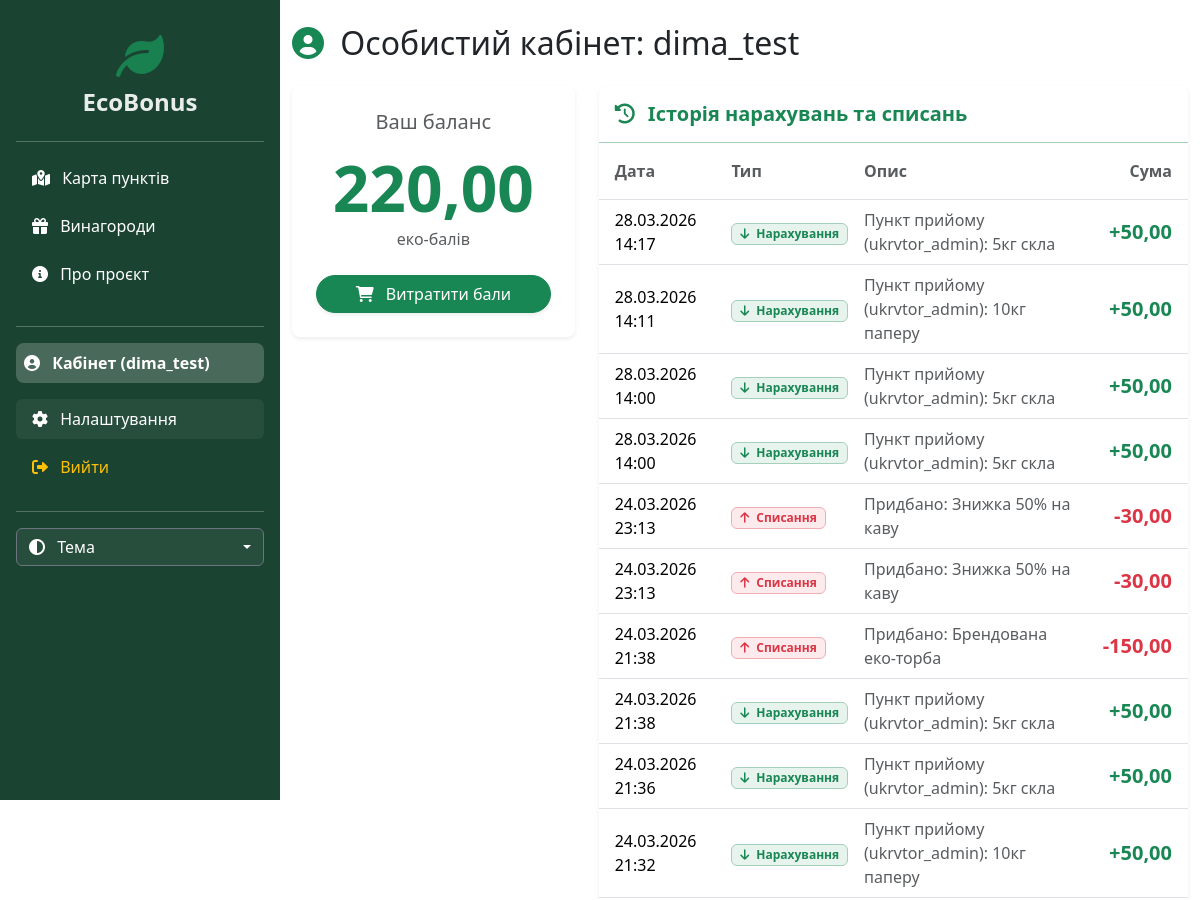
Before: /profile/ (signed in, upper part) with the older database file.
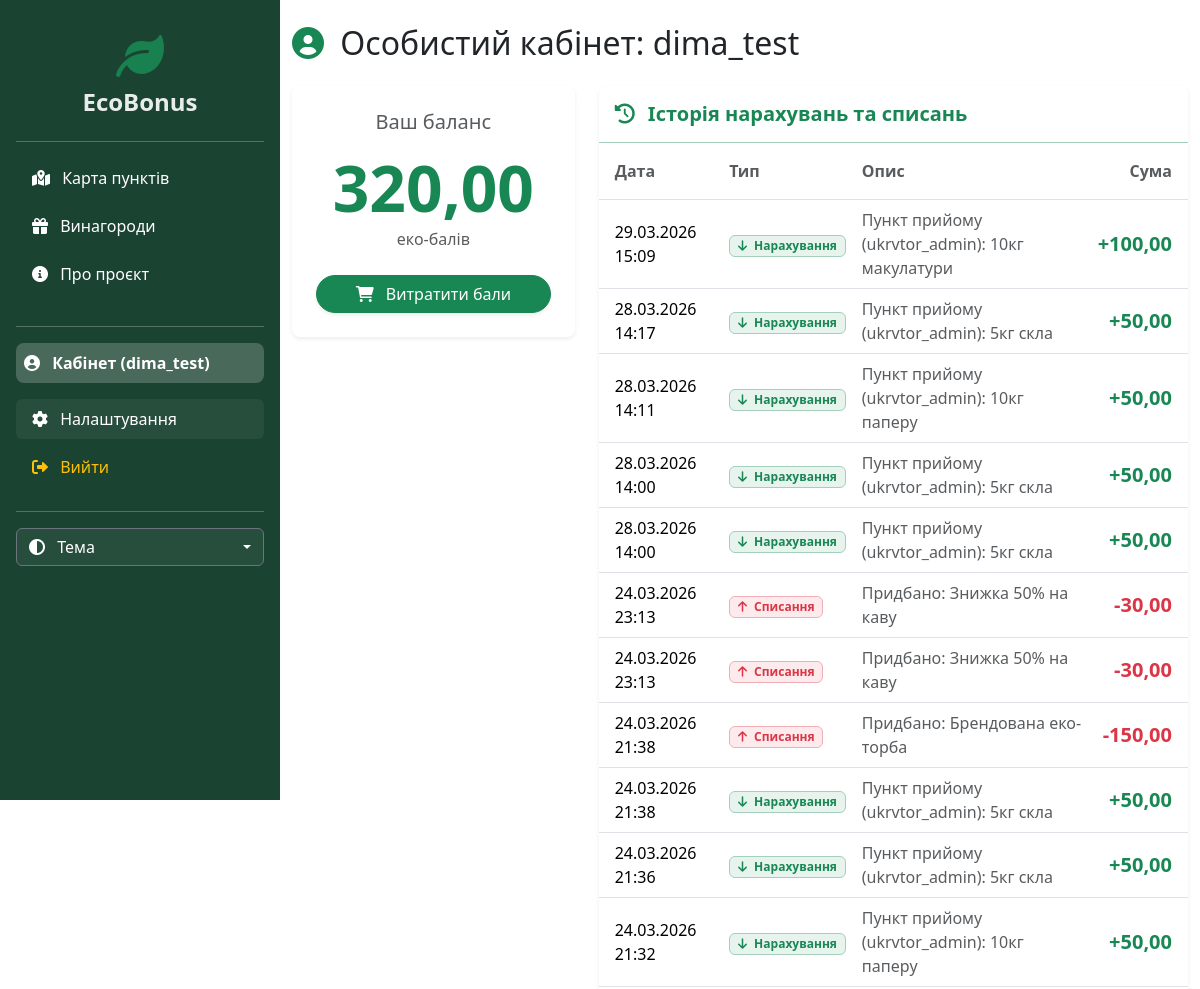
After: the same page with the newer database file.
### main/models.py (models this page shows, shortened)
class UserProfile(models.Model):
    user = models.OneToOneField(User, on_delete=models.CASCADE)
    balance = models.DecimalField('Баланс еко-балів', max_digits=10, decimal_places=2, default=0.00)
    is_partner = models.BooleanField(default=False, verbose_name="Це акаунт пункту прийому (Партнер)?")
    is_store = models.BooleanField(default=False, verbose_name='Магазин-партнер')
    phone_number = models.CharField('Номер телефону', max_length=20, blank=True, null=True)
    birth_date = models.DateField('Дата народження', blank=True, null=True)

class Transaction(models.Model):
    TYPES = (
        ('EARN', 'Нарахування'),
        ('SPEND', 'Списання'),
    )
    transaction_id = models.UUIDField(default=uuid.uuid4, editable=False, unique=True)
    user = models.ForeignKey(UserProfile, on_delete=models.CASCADE)
    amount = models.DecimalField('Кількість балів', max_digits=8, decimal_places=2)
    transaction_type = models.CharField('Тип', max_length=10, choices=TYPES)
    description = models.CharField('Опис (за що)', max_length=255)
    created_at = models.DateTimeField('Дата', auto_now_add=True)
    partner = models.ForeignKey(User, on_delete=models.SET_NULL, null=True, blank=True, related_name='issued_transactions', verbose_name='Хто видав (Пункт прийому)')

### main/views.py (the view)
# urls.py: path('profile/', views.profile, name='profile'),
@login_required
def profile(request):
    user_profile = get_object_or_404(UserProfile, user=request.user)
    if user_profile.is_partner:
        transactions = Transaction.objects.filter(partner=request.user).order_by('-created_at')
    else:
        transactions = Transaction.objects.filter(user=user_profile).order_by('-created_at')
    my_rewards = UserReward.objects.filter(user=request.user).order_by('-purchased_at')
    return render(request, 'main/profile.html', {
        'profile': user_profile,
        'transactions': transactions,
        'my_rewards': my_rewards,
    })

### main/templates/main/profile.html (shortened to what the changed rows need)
{% extends 'main/layout.html' %}
{% block content %}
<div class="container mt-4 mb-5">
    <h2 class="mb-4">
        {% if user.userprofile.is_partner %}
            <i class="fa-solid fa-building text-success me-2"></i> Кабінет організації: {{ user.username }}
        {% elif user.userprofile.is_store %}
            <i class="fa-solid fa-store text-success me-2"></i> Кабінет магазину: {{ user.username }}
        {% else %}
            <i class="fa-solid fa-user-circle text-success me-2"></i> Особистий кабінет: {{ user.username }}
        {% endif %}
    </h2>
    <div class="row g-4">
        <div class="col-md-4">
            {% if user.userprofile.is_partner %}
                <div class="card shadow-sm border-0 bg-body rounded-3 text-center p-4 border-success border-top border-4">
                    <h5 class="text-muted mb-3">Управління пунктом</h5>
                    <i class="fa-solid fa-building-circle-check fa-4x text-success mb-3 opacity-75"></i>
                    <p class="text-muted small mb-4">Тут ви можете нараховувати еко-бали клієнтам за здану вторсировину.</p>
                    <a href="{% url 'partner_panel' %}" class="btn btn-success w-100 rounded-pill shadow-sm">
                        <i class="fa-solid fa-plus-circle me-2"></i> Нарахувати бали
                    </a>
                </div>
            {% else %}
                <div class="card shadow-sm border-0 bg-body rounded-3 text-center p-4">
                    <h5 class="text-muted mb-3">Ваш баланс</h5>
                    <h1 class="display-3 fw-bold text-success mb-0">{{ profile.balance }}</h1>
                    <p class="text-muted mb-4">еко-балів</p>
                    <a href="{% url 'rewards' %}" class="btn btn-success w-100 rounded-pill shadow-sm">
                        <i class="fa-solid fa-cart-shopping me-2"></i> Витратити бали
                    </a>
                </div>
            {% endif %}
        </div>
        <div class="col-md-8">
            {% if user.userprofile.is_store %}
                <div class="card shadow-sm border-0 bg-body rounded-3 h-100 d-flex flex-column justify-content-center align-items-center p-5 text-center text-muted">
                    <i class="fa-solid fa-store fa-5x mb-4 opacity-25"></i>
                    <h4>Це ваш загальний профіль</h4>
                    <p class="mb-4">Уся статистика продажів, додавання товарів та управління промокодами знаходяться у спеціальній Панелі магазину.</p>
                    <a href="{% url 'store_panel' %}" class="btn btn-outline-success rounded-pill px-4">
                        Перейти до Панелі магазину
                    </a>
                </div>
            {% else %}
                <div class="card shadow-sm border-0 bg-body rounded-3 h-100">
                    <div class="card-body p-0">
                        <div class="table-responsive">
                            <table class="table table-hover mb-0 align-middle">
                                <thead class="bg-body-tertiary">
                                    <tr>
                                        <th class="text-muted fw-semibold py-3 ps-3">Дата</th>
                                        <th class="text-muted fw-semibold py-3">Тип</th>
                                        <th class="text-muted fw-semibold py-3">Опис</th>
                                        <th class="text-muted fw-semibold py-3 pe-3 text-end">Сума</th>
                                    </tr>
                                </thead>
                                <tbody>
                                    {% for tx in transactions %}
                                    <tr>
                                        <td class="ps-3">{{ tx.created_at|date:"d.m.Y H:i" }}</td>
                                        <td>
                                            {% if tx.transaction_type == 'EARN' %}
                                                <span class="badge bg-success bg-opacity-10 text-success border border-success-subtle"><i class="fa-solid fa-arrow-down me-1"></i> Нарахування</span>
                                            {% else %}
                                                <span class="badge bg-danger bg-opacity-10 text-danger border border-danger-subtle"><i class="fa-solid fa-arrow-up me-1"></i> Списання</span>
                                            {% endif %}
                                        </td>
                                        <td class="text-muted">{{ tx.description }}</td>
                                        <td class="pe-3 text-end">
                                            {% if tx.transaction_type == 'EARN' %}
                                                <strong class="text-success fs-5">+{{ tx.amount }}</strong>
                                            {% else %}
                                                <strong class="text-danger fs-5">-{{ tx.amount }}</strong>
                                            {% endif %}
                                        </td>
                                    </tr>
                                    {% endfor %}
                                </tbody>
                            </table>
                        </div>
                    </div>
                </div>
            {% endif %}
        </div>
    </div>
</div>
{% endblock %}

Changed rows visible on the page:
changed UserProfile: balance "220,00" → "320,00"
added Transaction: created_at "29.03.2026 15:09", transaction_type "EARN" (drawn), description "Пункт прийому (ukrvtor_admin): 10кг макулатури", amount "100,00"
